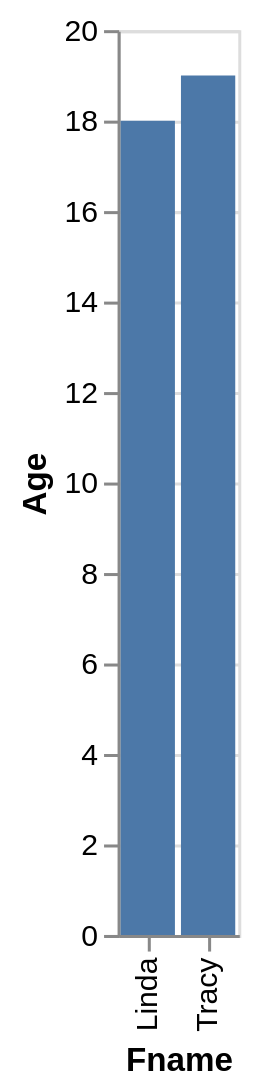

Write the Vega-Lite specification saved for this chart.
### Vega-Lite specification from a JSON file in a GitHub repository (floating-point values rounded to 4 significant figures)
{"data": {"values": [{"x_data": "Linda", "y_data": 18}, {"x_data": "Tracy", "y_data": 19}]}, "mark": "bar", "encoding": {"x": {"field": "x_data", "type": "nominal", "title": "Fname", "sort": "ascending"}, "y": {"field": "y_data", "type": "quantitative", "title": "Age"}}}
